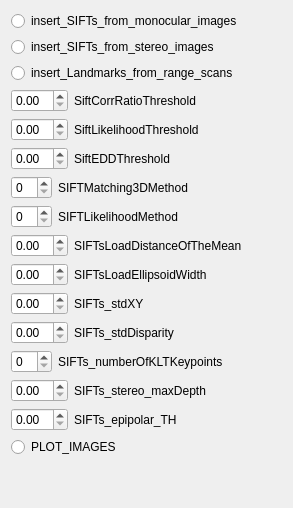
     <widget class="QWidget" name="insert">
      <attribute name="title">
       <string>Insert</string>
      </attribute>
      <layout class="QVBoxLayout" name="verticalLayout_2">
       <item>
        <widget class="QRadioButton" name="insert_SIFTs_from_monocular_images">
         <property name="text">
          <string>insert_SIFTs_from_monocular_images</string>
         </property>
         <property name="checked">
          <bool>false</bool>
         </property>
         <property name="autoExclusive">
          <bool>false</bool>
         </property>
        </widget>
       </item>
       <item>
        <widget class="QRadioButton" name="insert_SIFTs_from_stereo_images">
         <property name="text">
          <string>insert_SIFTs_from_stereo_images</string>
         </property>
         <property name="checked">
          <bool>false</bool>
         </property>
         <property name="autoExclusive">
          <bool>false</bool>
         </property>
        </widget>
       </item>
       <item>
        <widget class="QRadioButton" name="insert_Landmarks_from_range_scans">
         <property name="text">
          <string>insert_Landmarks_from_range_scans</string>
         </property>
         <property name="checked">
          <bool>false</bool>
         </property>
         <property name="autoExclusive">
          <bool>false</bool>
         </property>
        </widget>
       </item>
       <item>
        <layout class="QHBoxLayout" name="horizontalLayout_7">
         <item>
          <widget class="QDoubleSpinBox" name="SiftCorrRatioThreshold">
           <property name="value">
            <double>0.000000000000000</double>
           </property>
          </widget>
         </item>
         <item>
          <widget class="QLabel" name="label_7">
           <property name="text">
            <string>SiftCorrRatioThreshold</string>
           </property>
          </widget>
         </item>
         <item>
          <spacer name="horizontalSpacer_7">
           <property name="orientation">
            <enum>Qt::Horizontal</enum>
           </property>
           <property name="sizeHint" stdset="0">
            <size>
             <width>40</width>
             <height>20</height>
            </size>
           </property>
          </spacer>
         </item>
        </layout>
       </item>
       <item>
        <layout class="QHBoxLayout" name="horizontalLayout_8">
         <item>
          <widget class="QDoubleSpinBox" name="SiftLikelihoodThreshold">
           <property name="value">
            <double>0.000000000000000</double>
           </property>
          </widget>
         </item>
         <item>
          <widget class="QLabel" name="label_8">
           <property name="text">
            <string>SiftLikelihoodThreshold</string>
           </property>
          </widget>
         </item>
         <item>
          <spacer name="horizontalSpacer_8">
           <property name="orientation">
            <enum>Qt::Horizontal</enum>
           </property>
           <property name="sizeHint" stdset="0">
            <size>
             <width>40</width>
             <height>20</height>
            </size>
           </property>
          </spacer>
         </item>
        </layout>
       </item>
       <item>
        <layout class="QHBoxLayout" name="horizontalLayout_9">
         <item>
          <widget class="QDoubleSpinBox" name="SiftEDDThreshold">
           <property name="value">
            <double>0.000000000000000</double>
           </property>
          </widget>
         </item>
         <item>
          <widget class="QLabel" name="label_9">
           <property name="text">
            <string>SiftEDDThreshold</string>
           </property>
          </widget>
         </item>
         <item>
          <spacer name="horizontalSpacer_9">
           <property name="orientation">
            <enum>Qt::Horizontal</enum>
           </property>
           <property name="sizeHint" stdset="0">
            <size>
             <width>40</width>
             <height>20</height>
            </size>
           </property>
          </spacer>
         </item>
        </layout>
       </item>
       <item>
        <layout class="QHBoxLayout" name="horizontalLayout_10">
         <item>
          <widget class="QSpinBox" name="SIFTMatching3DMethod"/>
         </item>
         <item>
          <widget class="QLabel" name="label_10">
           <property name="text">
            <string>SIFTMatching3DMethod</string>
           </property>
          </widget>
         </item>
         <item>
          <spacer name="horizontalSpacer_10">
           <property name="orientation">
            <enum>Qt::Horizontal</enum>
           </property>
           <property name="sizeHint" stdset="0">
            <size>
             <width>40</width>
             <height>20</height>
            </size>
           </property>
          </spacer>
         </item>
        </layout>
       </item>
       <item>
        <layout class="QHBoxLayout" name="horizontalLayout_11">
         <item>
          <widget class="QSpinBox" name="SIFTLikelihoodMethod"/>
         </item>
         <item>
          <widget class="QLabel" name="label_11">
           <property name="text">
            <string>SIFTLikelihoodMethod</string>
           </property>
          </widget>
         </item>
         <item>
          <spacer name="horizontalSpacer_11">
           <property name="orientation">
            <enum>Qt::Horizontal</enum>
           </property>
           <property name="sizeHint" stdset="0">
            <size>
             <width>40</width>
             <height>20</height>
            </size>
           </property>
          </spacer>
         </item>
        </layout>
       </item>
       <item>
        <layout class="QHBoxLayout" name="horizontalLayout_12">
         <item>
          <widget class="QDoubleSpinBox" name="SIFTsLoadDistanceOfTheMean">
           <property name="value">
            <double>0.000000000000000</double>
           </property>
          </widget>
         </item>
         <item>
          <widget class="QLabel" name="label_12">
           <property name="text">
            <string>SIFTsLoadDistanceOfTheMean</string>
           </property>
          </widget>
         </item>
         <item>
          <spacer name="horizontalSpacer_12">
           <property name="orientation">
            <enum>Qt::Horizontal</enum>
           </property>
           <property name="sizeHint" stdset="0">
            <size>
             <width>40</width>
             <height>20</height>
            </size>
           </property>
          </spacer>
         </item>
        </layout>
       </item>
       <item>
        <layout class="QHBoxLayout" name="horizontalLayout_13">
         <item>
          <widget class="QDoubleSpinBox" name="SIFTsLoadEllipsoidWidth">
           <property name="value">
            <double>0.000000000000000</double>
           </property>
          </widget>
         </item>
         <item>
          <widget class="QLabel" name="label_13">
           <property name="text">
            <string>SIFTsLoadEllipsoidWidth</string>
           </property>
          </widget>
         </item>
         <item>
          <spacer name="horizontalSpacer_13">
           <property name="orientation">
            <enum>Qt::Horizontal</enum>
           </property>
           <property name="sizeHint" stdset="0">
            <size>
             <width>40</width>
             <height>20</height>
            </size>
           </property>
          </spacer>
         </item>
        </layout>
       </item>
       <item>
        <layout class="QHBoxLayout" name="horizontalLayout_14">
         <item>
          <widget class="QDoubleSpinBox" name="SIFTs_stdXY">
           <property name="value">
            <double>0.000000000000000</double>
           </property>
          </widget>
         </item>
         <item>
          <widget class="QLabel" name="label_14">
           <property name="text">
            <string>SIFTs_stdXY</string>
           </property>
          </widget>
         </item>
         <item>
          <spacer name="horizontalSpacer_14">
           <property name="orientation">
            <enum>Qt::Horizontal</enum>
           </property>
           <property name="sizeHint" stdset="0">
            <size>
             <width>40</width>
             <height>20</height>
            </size>
           </property>
          </spacer>
         </item>
        </layout>
       </item>
       <item>
        <layout class="QHBoxLayout" name="horizontalLayout_15">
         <item>
          <widget class="QDoubleSpinBox" name="SIFTs_stdDisparity">
           <property name="value">
            <double>0.000000000000000</double>
           </property>
          </widget>
         </item>
         <item>
          <widget class="QLabel" name="label_15">
           <property name="text">
            <string>SIFTs_stdDisparity</string>
           </property>
          </widget>
         </item>
         <item>
          <spacer name="horizontalSpacer_15">
           <property name="orientation">
            <enum>Qt::Horizontal</enum>
           </property>
           <property name="sizeHint" stdset="0">
            <size>
             <width>40</width>
             <height>20</height>
            </size>
           </property>
          </spacer>
         </item>
        </layout>
       </item>
       <item>
        <layout class="QHBoxLayout" name="horizontalLayout_16">
         <item>
          <widget class="QSpinBox" name="SIFTs_numberOfKLTKeypoints"/>
         </item>
         <item>
          <widget class="QLabel" name="label_16">
           <property name="text">
            <string>SIFTs_numberOfKLTKeypoints</string>
           </property>
          </widget>
         </item>
         <item>
          <spacer name="horizontalSpacer_16">
           <property name="orientation">
            <enum>Qt::Horizontal</enum>
           </property>
           <property name="sizeHint" stdset="0">
            <size>
             <width>40</width>
             <height>20</height>
            </size>
           </property>
          </spacer>
         </item>
        </layout>
       </item>
       <item>
        <layout class="QHBoxLayout" name="horizontalLayout_17">
         <item>
          <widget class="QDoubleSpinBox" name="SIFTs_stereo_maxDepth">
           <property name="value">
            <double>0.000000000000000</double>
           </property>
          </widget>
         </item>
         <item>
          <widget class="QLabel" name="label_17">
           <property name="text">
            <string>SIFTs_stereo_maxDepth</string>
           </property>
          </widget>
         </item>
         <item>
          <spacer name="horizontalSpacer_17">
           <property name="orientation">
            <enum>Qt::Horizontal</enum>
           </property>
           <property name="sizeHint" stdset="0">
            <size>
             <width>40</width>
             <height>20</height>
            </size>
           </property>
          </spacer>
         </item>
        </layout>
       </item>
       <item>
        <layout class="QHBoxLayout" name="horizontalLayout_18">
         <item>
          <widget class="QDoubleSpinBox" name="SIFTs_epipolar_TH">
           <property name="value">
            <double>0.000000000000000</double>
           </property>
          </widget>
         </item>
         <item>
          <widget class="QLabel" name="label_18">
           <property name="text">
            <string>SIFTs_epipolar_TH</string>
           </property>
          </widget>
         </item>
         <item>
          <spacer name="horizontalSpacer_18">
           <property name="orientation">
            <enum>Qt::Horizontal</enum>
           </property>
           <property name="sizeHint" stdset="0">
            <size>
             <width>40</width>
             <height>20</height>
            </size>
           </property>
          </spacer>
         </item>
        </layout>
       </item>
       <item>
        <widget class="QRadioButton" name="PLOT_IMAGES">
         <property name="text">
          <string>PLOT_IMAGES</string>
         </property>
         <property name="checked">
          <bool>false</bool>
         </property>
         <property name="autoExclusive">
          <bool>false</bool>
         </property>
        </widget>
       </item>
       <item>
        <spacer name="verticalSpacer">
         <property name="orientation">
          <enum>Qt::Vertical</enum>
         </property>
         <property name="sizeHint" stdset="0">
          <size>
           <width>20</width>
           <height>40</height>
          </size>
         </property>
        </spacer>
       </item>
      </layout>
     </widget>
